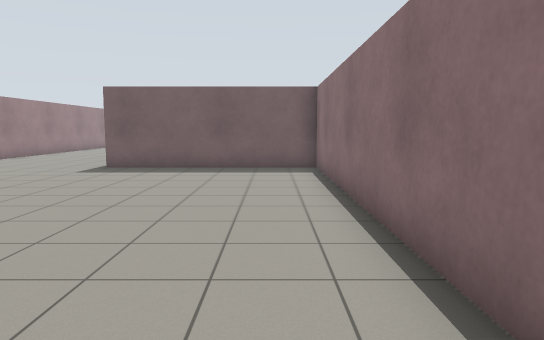
[1] (above)

14 first-person views from a walk through a Gazebo world. The camera is 1.2 m above the floor, tilts 6° down and sees 70° across. The floor is counted in squares, 1 m on a side. Each view is taken from the middle of a square. On the plan, view 1 faces up. The plan holds only what a view shows up to about 15 squares ahead; the rest is blank.

[2]
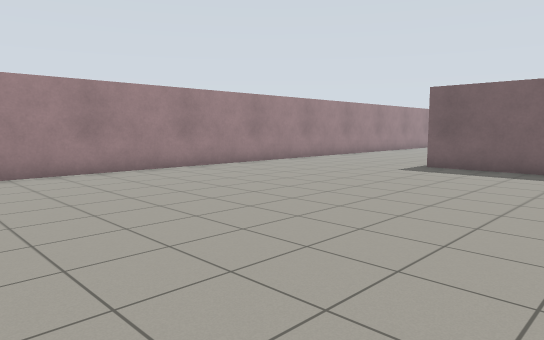

[3]
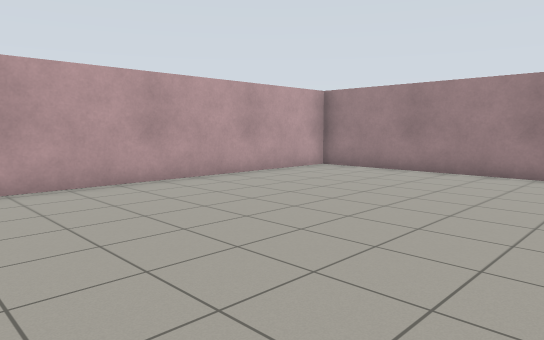

[4]
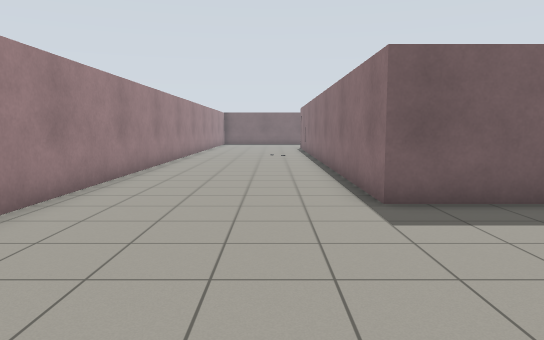

[5]
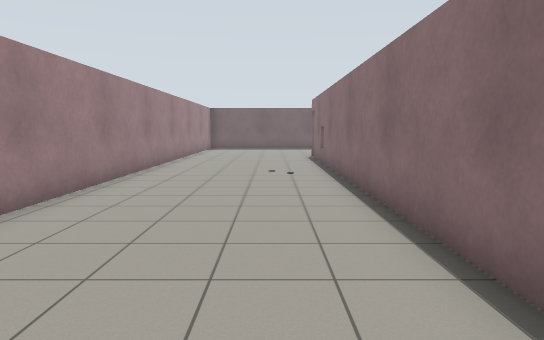

[6]
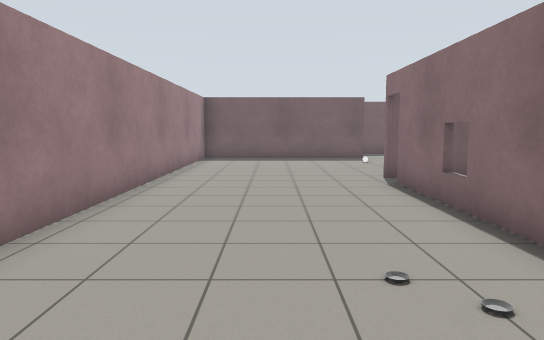

[7]
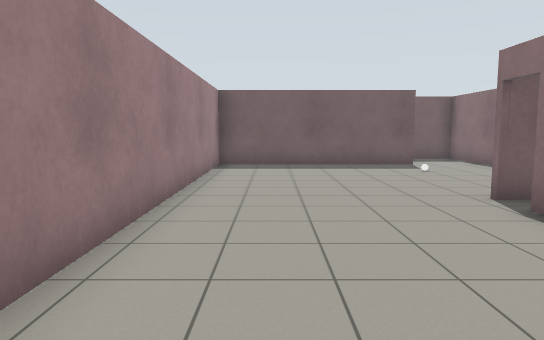

[8]
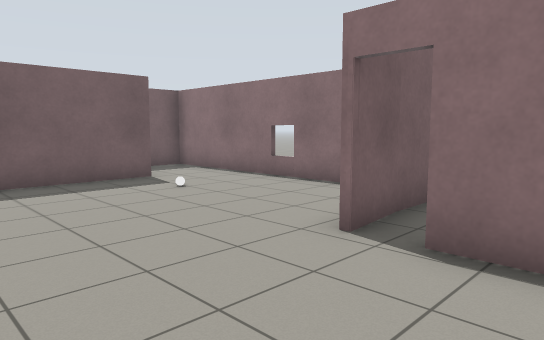

[9]
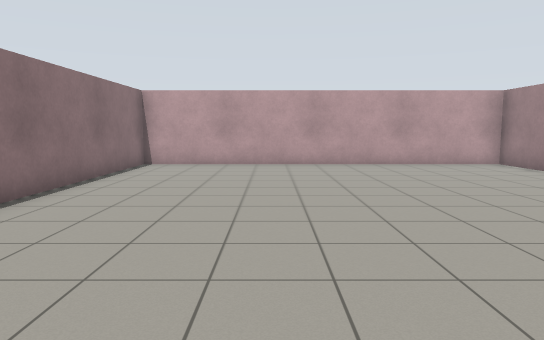

[10]
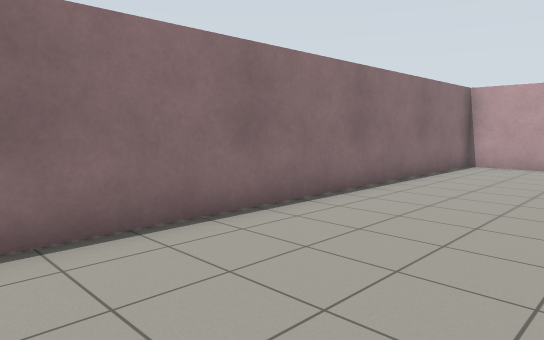

[11]
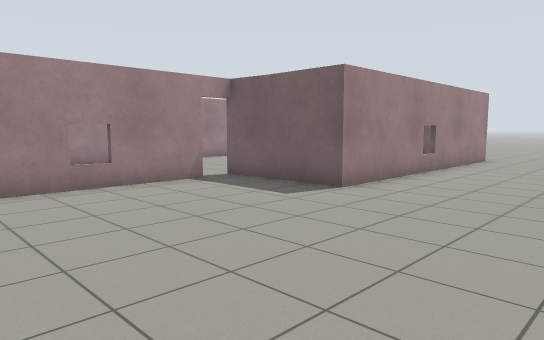

[12]
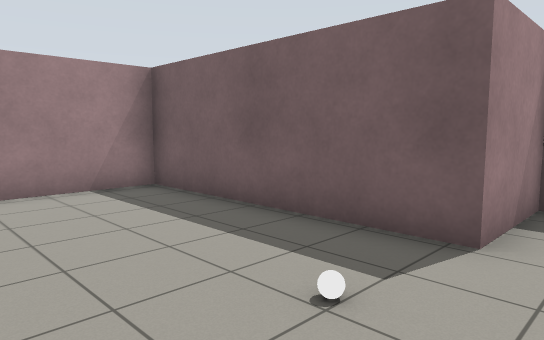

[13]
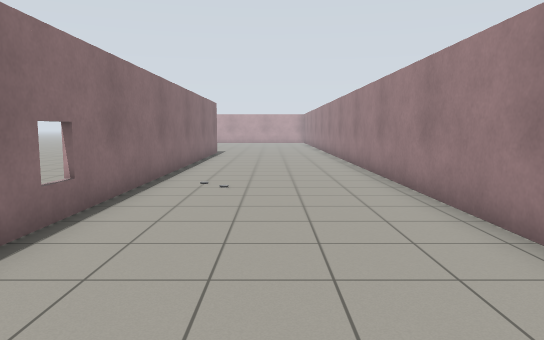

[14]
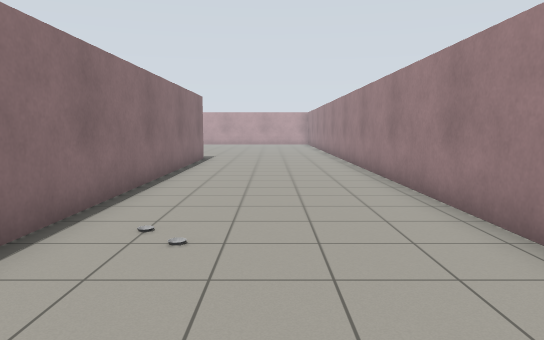

### Floor plan
Points are (right, up) in squares from view 1. A wall is a line through its corners. A room is listed if a view was taken in it or the views show most of it. See-through windows are left out.
Room 1 (views 1, 2, 3, 4, 5, 6, 7, 8, 9, 10, 12, 13, 14)
walls: (-1.7, 33) (-1.7, 39.7) (-4.2, 39.7) (-4.2, 37.2) (-10.8, 37.2) (-10.8, -2.3) (1.4, -2.3) (1.4, 12.2) (-5.2, 12.2) (-5.2, 29.6)
ways out: open door at (-5, 30) to room 2
objects: white ball (-5, 35)
Room 2 (view 11)
walls: (-5.1, 29.6) (-5.1, 25.4); (-3.7, 30.7) (-5.2, 30.5); (-1.6, 40) (-1.6, 30.7) (-3.9, 30.7)
ways out: open door at (-5, 30) to room 1

Where each view was taken, in squares from view 1:
view 1: 0 up, 0 right, facing up
view 2: 0 up, 0 right, facing up-left
view 3: 6 up, 0 right, facing down-left
view 4: 6 up, 7 left, facing up
view 5: 13 up, 7 left, facing up
view 6: 21 up, 8 left, facing up
view 7: 24 up, 9 left, facing up
view 8: 28 up, 9 left, facing up-right
view 9: 11 up, 3 left, facing down
view 10: 11 up, 3 left, facing down-right
view 11: 24 up, 3 right, facing up-left
view 12: 33 up, 3 left, facing up-left
view 13: 32 up, 8 left, facing down
view 14: 28 up, 8 left, facing down
